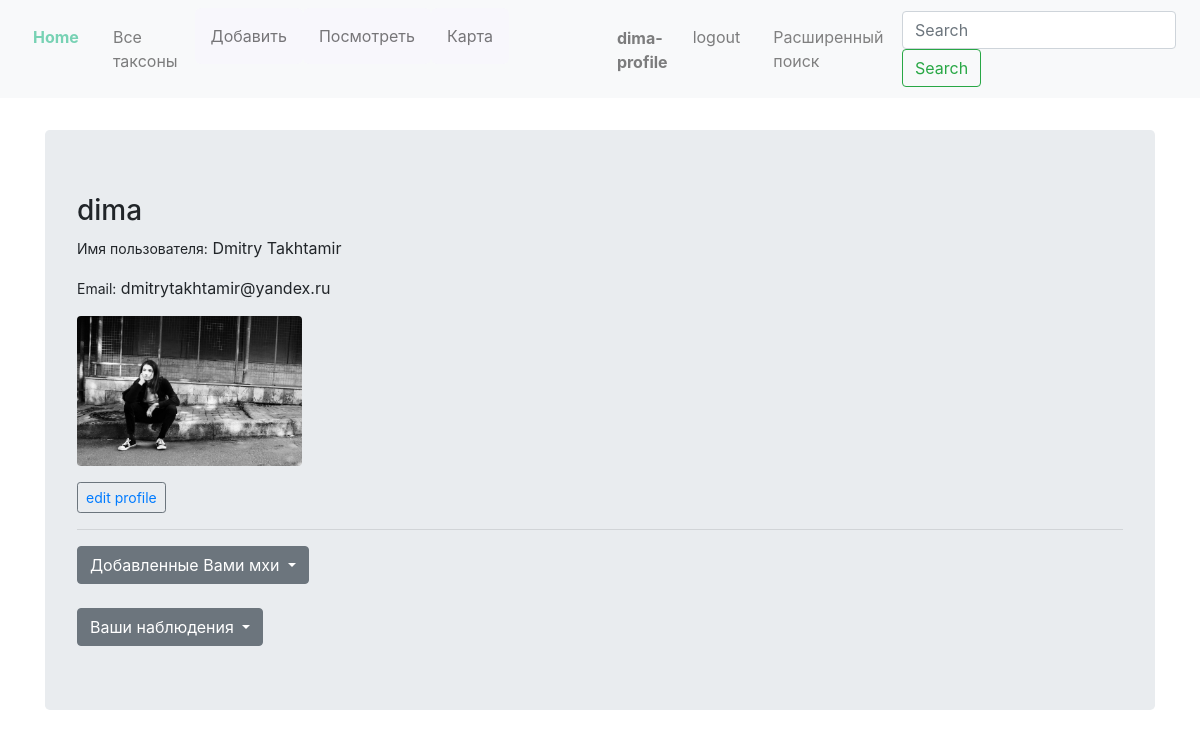
/profile/ (signed in), run on the app's committed database.
### moss/models.py (models this page shows, shortened)
class Profile(models.Model):
	user = models.OneToOneField(User, null=True, blank=True, on_delete=models.CASCADE)
	username = models.CharField(max_length=60, null=True, blank=True)
	name = models.CharField(max_length=60)
	email = models.CharField(max_length=50, null=True, blank=True)
	date = models.DateTimeField(auto_now_add=True, null=True)
	picture = models.ImageField(null=True, blank=True)

### moss/views.py (the view)
# urls.py: path('profile/', views.profile_page, name='profile_page'),
def profile_page(request):
	taxons_list = (Division, Class, Subclass, Order, Family, Genus, Species)
	user = request.user
	user_custom = request.user.profile
	points = TaxonOnMap.objects.filter(creator=user)
	added_entry = [(i for i in taxon.objects.filter(creator=user)) for taxon in taxons_list]
	context = {'user': user, 'user_custom': user_custom, 'points': points, 'added_entry': added_entry}
	return render(request, 'profile.html', context)

### moss/models.py (called while the page is built)
	def __str__(self):
		return self.name

	def __str__(self):
		return self.name

	def __str__(self):
		return self.name

	def __str__(self):
		return self.name

	def __str__(self):
		return self.name

	def __str__(self):
		return self.name

	def __str__(self):
		return self.name

### moss/templates/profile.html (shortened to what this page needs)
{% extends 'base.html' %}
{% load bootstrap4 %}
{% block content %}
<div class='jumbotron'>
	<h3>{{user.username}}</h3>
	<p><small>Имя пользователя:</small>
	{{user_custom.name}}</p>
	<p><small>Email:</small>
	{{user.email}}</p>
	{% if user_custom.picture %}
	<p><a href='{{user_custom.picture.url}}'><img class="rounded float" height=150 src='{{user_custom.picture.url}}'></a></p>
	{% endif %}
	<p><button type="button" class="btn btn-outline-secondary btn-sm"><a href="{% url 'edit_profile' %}">edit profile</a></button></p>
	<hr>
	{% if added_entry %}
    <div class="dropdown">
	  <button class="btn btn-secondary dropdown-toggle" type="button" id="dropdownMenuButton" data-toggle="dropdown" aria-haspopup="true" aria-expanded="false">
	    Добавленные Вами мхи
	  </button>
{% endif %}
</div>
<br>
<br>
{% if points %}
<div class="dropdown">
  <button class="btn btn-secondary dropdown-toggle" type="button" id="dropdownMenuButton" data-toggle="dropdown" aria-haspopup="true" aria-expanded="false">
    Ваши наблюдения
  </button>
{% endif %}
</div>
</div>
{% endblock %}

### moss/templates/base.html (shortened to what this page needs)
<!DOCTYPE html>
{% load bootstrap4 %}
{% load static %}
<html lang='en'>
  <head>
    <link rel="stylesheet" href="https://stackpath.bootstrapcdn.com/bootstrap/4.5.2/css/bootstrap.min.css">
    {% bootstrap_css %}
  </head>
    <body>
        <nav class='navbar navbar-expand-lg navbar-light bg-light' style="background-color: #f8f7fc">
	      <div class="collapse navbar-collapse" id="navbarSupportedContent">
		    <ul class="navbar-nav mr-auto">
		      <li class="nav-item active">
		        <a style='color: rgb(120, 210, 180); margin: 9px' class="nav-link" href="{% url 'home' %}"><strong>Home</strong><span class="sr-only">(current)</span></a>
		      </li>
		      <li class="nav-item">
		        <a style='margin: 9px' class="nav-link" href="{% url 'taxons:all_taxons' %}">Все таксоны</a>
		      </li>
		        <li class="nav-item dropdown">
		         <div class="dropdown">
				 	 <button class="dropbtn">Добавить</button>
		   		</div>
		        </li>
		        <li class="nav-item dropdown">
		          <div class="dropdown">
				 	 <button class="dropbtn">Посмотреть</button>
				</div>
			</li>
			<li>
				<div class="dropdown">
				 	 <button class="dropbtn">Карта</button>
				 </div>
		      </li>
		    		      {% if user.is_authenticated %}
			      <li class='nav-item prof' >
			      	<div>
					<a style='margin-left: 100px; margin-top: 10px;' id='prof' class='nav-link' href="{% url 'profile_page' %}"><strong>{{user.username}}-profile</strong></a>
				</div>
				  </li>
				  <li class='nav-item'>
					<a style='margin: 9px' class='nav-link' href="{% url 'logout_page' %}">logout</a>
				  </li>
			   {% endif %}
			   	  </ul>
			<a style='color:gray;' class="nav-link" href="{% url 'search' %}">Расширенный поиск</a>
		    <form class="form-inline my-2 my-lg-0" action="{% url 'base_settings' %}">
		      <input class="form-control mr-sm-2" type="search" placeholder="Search" aria-label="Search" name='search'>
		      <button class="btn btn-outline-success my-2 my-sm-0" type="submit">Search</button>
		    </form>
		  </div>
		</nav>
	<div class='container'>
	  <div>
	  {% block content %} {% endblock %}
	  </div>
	</div>
    </body>
</html>

### data on the page
Profile: name "Dmitry Takhtamir", picture (picture)

### other printed values
{{ user.username }} "dima"
{{ user.email }} "dmitrytakhtamir@yandex.ru"
